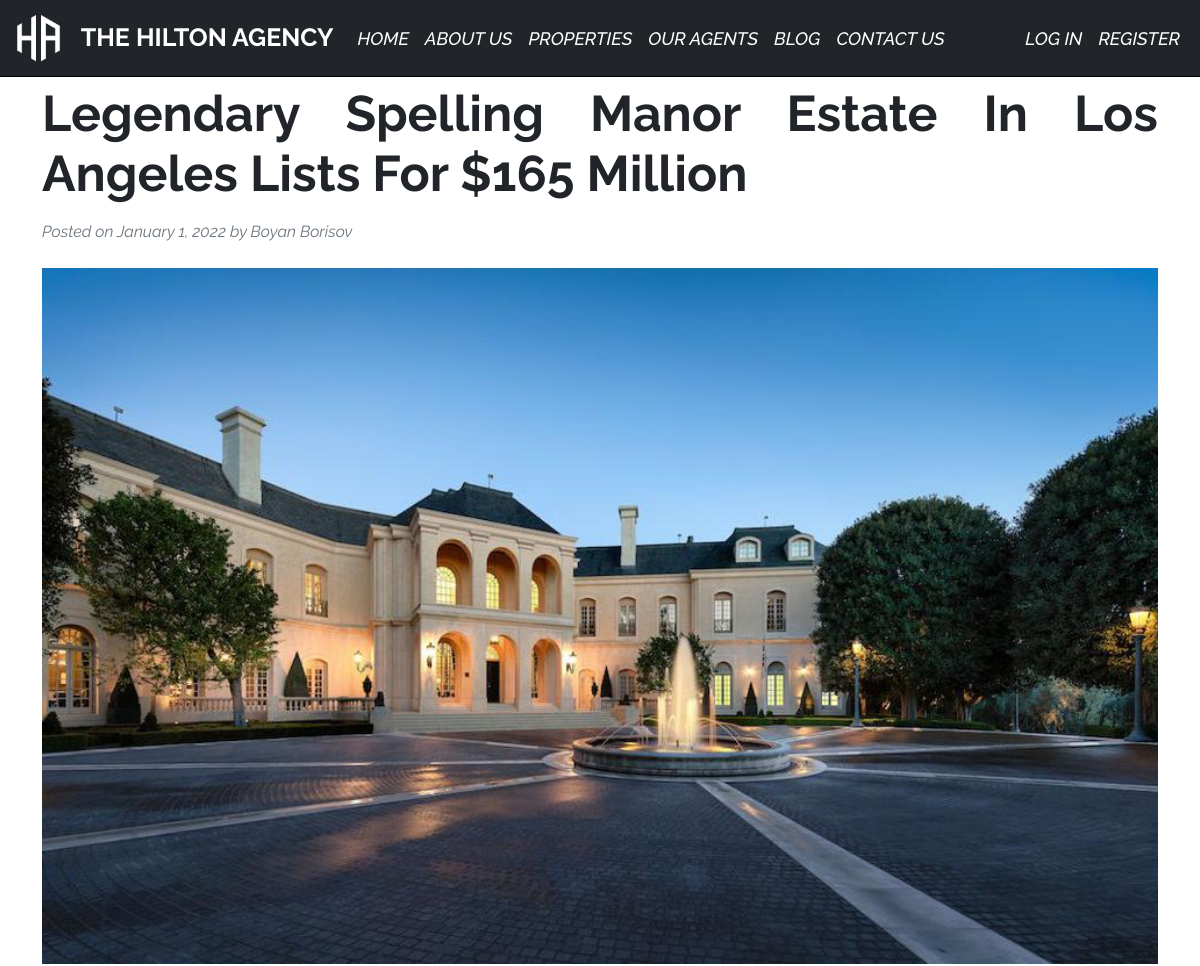
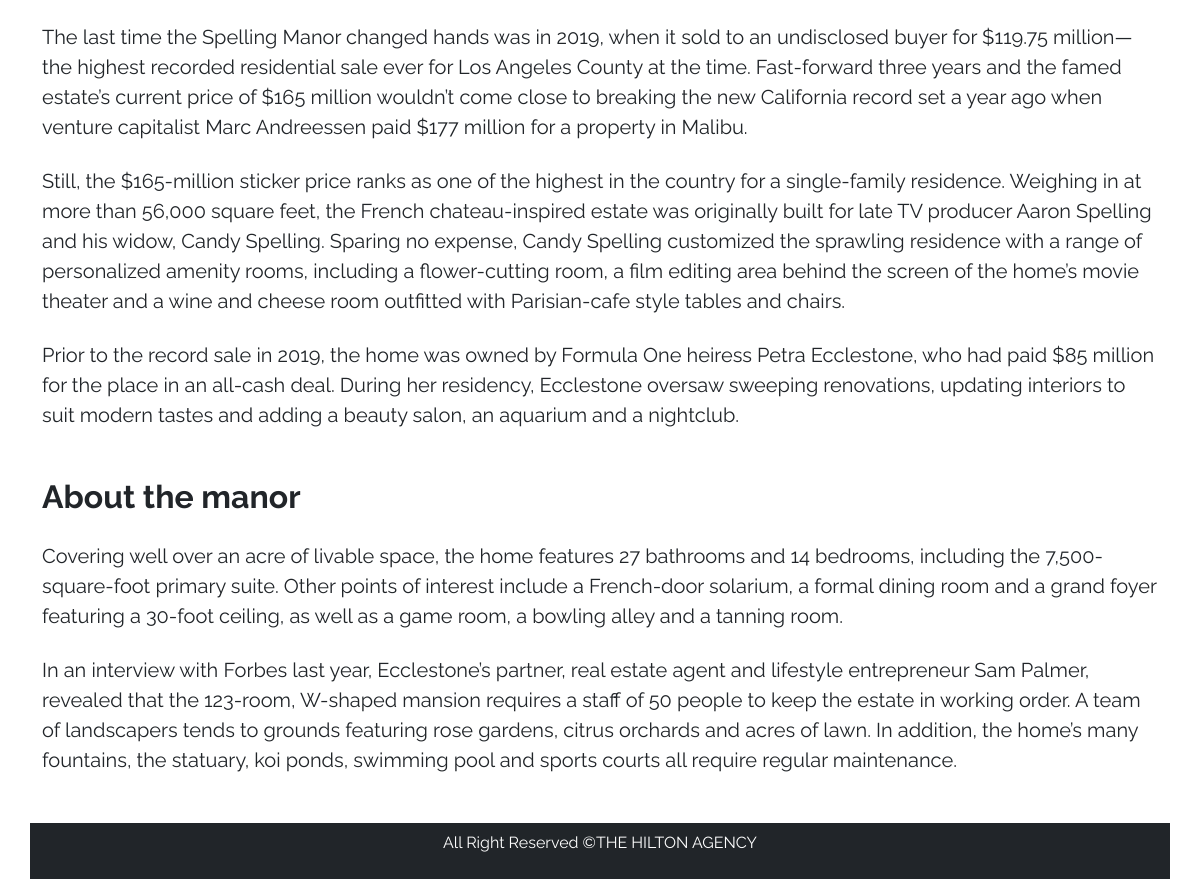
Screenshot of /blog-read-more.php?id=1 with the database file from the repository (2 pictures, top to bottom).
### tables this page shows
CREATE TABLE `blog_article` (
  `id` int(11) NOT NULL,
  `image` varchar(255) DEFAULT NULL,
  `title` varchar(255) DEFAULT NULL,
  `meta_content` varchar(255) DEFAULT NULL,
  `description` longtext DEFAULT NULL
);

### blog-read-more.php (the view, shortened to what this page needs)
<!DOCTYPE html>
<html lang="en">
<head>
	<link href="https://cdn.jsdelivr.net/npm/bootstrap@5.2.0-beta1/dist/css/bootstrap.min.css" rel="stylesheet">
  <link rel="stylesheet" href="css/blog_article1.css?<?php echo time();?>">
</head>
<body>
  <?php include('navigation.php'); ?>
  <div class="container mt-4">
    <div class="row">
    <?php
      $blogID = $_GET['id'];
      $servername = "localhost";
      $username = "root";
      $password = "";
      $dbname = "hiltonagency";
      $conn = new mysqli($servername, $username, $password, $dbname);
      $sql = "SELECT * FROM blog_article WHERE id=$blogID";
      $result = $conn->query($sql);
      if ($result->num_rows > 0) {
        while($row = $result->fetch_assoc()) {
            echo '<div class="col-lg-12">
                    <article>
                    <header class="mb-4">
                      <h1 class="fw-bolder mb-3 ">'. $row['title'].'</h1>
                      <div class="text-muted fst-italic mb-2 ">'.$row['meta_content'].'</div>
                    </header>
                    <figure class="mb-4"><img src="'. $row['image'].'" class="img-fluid w-100" /></figure>
                      <section class="mb-5">
                        <p class="fs-5 mb-4">'. $row['description'].'</p>
                      </section>
                    </article>
                  </div>';
        }
      } else {
        echo "0 results";
      }
    ?>
  <footer class="bg-dark p-2 text-center">
      <div class="container">
          <p class="text-white">All Right Reserved &copy;THE HILTON AGENCY</p>
      </div>
  </footer>
</body>
</html>

### css/blog_article1.css (style rules this page uses)
* { font-family: 'Raleway', sans-serif; }
body { background: white; }
h1 { margin-top: 60px; font-size: 50px; text-align: justify; }

### rows the page displays
blog_article: title "Legendary Spelling Manor Estate In Los Angeles Lists For $165 Million", meta_content "Posted on January 1, 2022 by Boyan Borisov", description "The last time the Spelling Manor changed hands was in 2019, when it sold to an undisclosed buyer for $119.75 million—the highest recorded residential sale ever for Los Angeles County at the time. Fast-forward three years and the famed estate’s current price of $165 million wouldn’t come close to breaking the new California record set a year ago when venture capitalist Marc Andreessen paid $177 million for a property in Malibu. Still, the $165-million sticker price ranks as one of the highest in the country for a single-family residence. Weighing in at more than 56,000 square feet, the French chateau-inspired estate was originally built for late TV producer Aaron Spelling and his widow,…"
